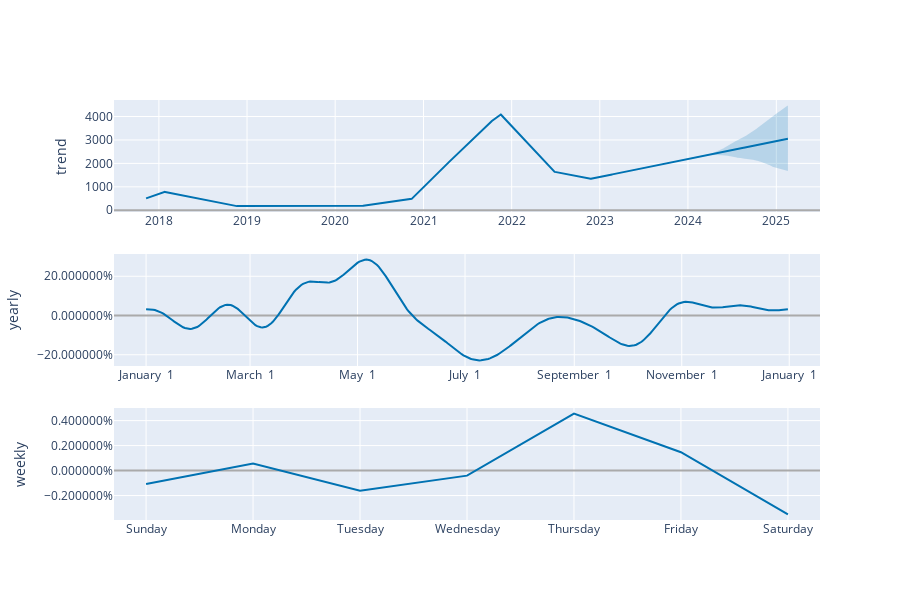

Notebook source saved alongside this figure:
### Code cell
plot_components_plotly(m, forecast)

### Figure 1 — Plotly figure (JSON) as saved in the notebook; plotly's stock layout.template omitted (floating-point values rounded to 4 significant figures; data arrays with more than 128 entries replaced by an {"elided": "..."} marker saying what was removed)
{"data": [{"line": {"color": "#0072B2", "width": 2}, "mode": "lines", "name": "trend", "type": "scatter", "x": {"elided": "2659 str values"}, "xaxis": "x", "y": {"elided": "2659 float values"}, "yaxis": "y"}, {"line": {"color": "rgba(0, 114, 178, 0.2)", "width": 0}, "mode": "lines", "name": "trend_upper", "type": "scatter", "x": {"elided": "2659 str values"}, "xaxis": "x", "y": {"elided": "2659 float values"}, "yaxis": "y"}, {"fill": "tonexty", "fillcolor": "rgba(0, 114, 178, 0.2)", "line": {"color": "rgba(0, 114, 178, 0.2)", "width": 0}, "mode": "lines", "name": "trend_lower", "type": "scatter", "x": {"elided": "2659 str values"}, "xaxis": "x", "y": {"elided": "2659 float values"}, "yaxis": "y"}, {"line": {"color": "#0072B2", "width": 2}, "mode": "lines", "name": "yearly", "type": "scatter", "x": {"elided": "365 str values"}, "xaxis": "x2", "y": {"elided": "365 float values"}, "yaxis": "y2"}, {"line": {"color": "#0072B2", "width": 2}, "mode": "lines", "name": "weekly", "type": "scatter", "x": ["2017-01-01T00:00:00", "2017-01-02T00:00:00", "2017-01-03T00:00:00", "2017-01-04T00:00:00", "2017-01-05T00:00:00", "2017-01-06T00:00:00", "2017-01-07T00:00:00"], "xaxis": "x3", "y": [-0.001068, 0.0005595, -0.001609, -0.0004048, 0.004561, 0.001471, -0.00351], "yaxis": "y3"}], "layout": {"height": 600, "showlegend": false, "width": 900, "xaxis": {"anchor": "y", "domain": [0, 1], "range": ["2017-06-29T02:24:00", "2025-06-30T21:36:00"], "type": "date"}, "xaxis2": {"anchor": "y2", "domain": [0, 1], "range": ["2016-12-13T18:54:02.958904", "2018-01-18T11:04:57.863013"], "tickformat": "%B %e", "type": "date"}, "xaxis3": {"anchor": "y3", "domain": [0, 1], "range": ["2016-12-31T16:48:00", "2017-01-07T07:12:00"], "tickformat": "%A", "type": "date"}, "yaxis": {"anchor": "x", "domain": [0.7333, 1], "rangemode": "normal", "title": {"text": "trend"}, "zerolinecolor": "#AAA"}, "yaxis2": {"anchor": "x2", "domain": [0.3667, 0.6333], "hoverformat": ".2%", "tickformat": "%", "title": {"text": "yearly"}, "zerolinecolor": "#AAA"}, "yaxis3": {"anchor": "x3", "domain": [0, 0.2667], "hoverformat": ".2%", "tickformat": "%", "title": {"text": "weekly"}, "zerolinecolor": "#AAA"}}}
